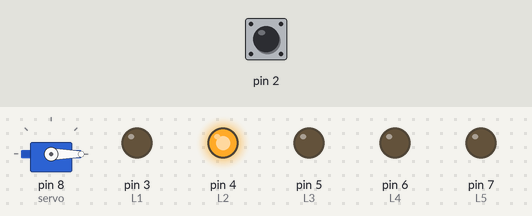
Bench run of a sketch on a simulated Arduino Uno, built with avr-gcc and run on an emulated ATmega328P. On the bench: servo, output pins drawn as LEDs (lit = HIGH). The inputs (shaded band) are chosen by the test bench; at power-on: pin 2 HIGH.

Above: at 1.2 s.
1.3 s: pin 2 pulsed LOW 2 times (0.12 s each, 0.3 s apart)
At 3.0 s:
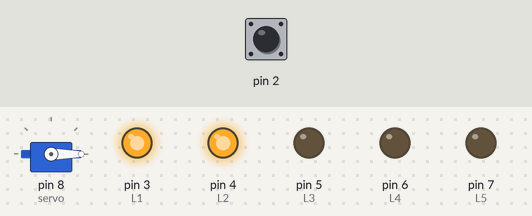
3.5 s: pin 2 pulsed LOW 5 times (0.12 s each, 0.3 s apart)
At 4.7 s:
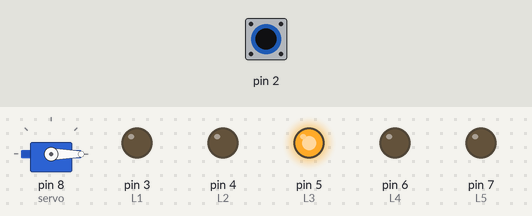
At 5.4 s:
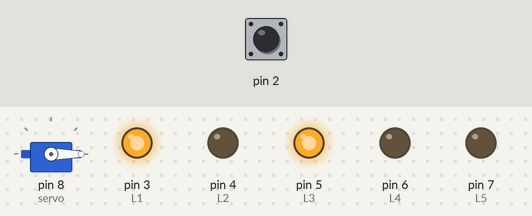
Timing chart, 0 to 6.9 s (numbered marks = the images above; inputs shaded):
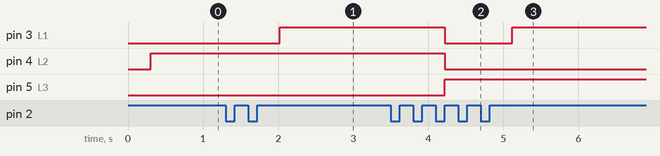

Measured:
- after the input at 1.3 s, pin 3 (L1): LOW → HIGH after 0.72 s
- after the input at 3.5 s, pin 3 (L1): HIGH → LOW after 0.72 s, → HIGH 0.90 s later; pin 4 (L2): HIGH → LOW after 0.72 s; pin 5 (L3): LOW → HIGH after 0.72 s

The sketch:

Skill_Issue.ino
```cpp
#include <Servo.h>

int buttonState = 0;
int count = 0;
int L1 = 3;
int L2 = 4;
int L3 = 5;
int L4 = 6;
int L5 = 7;
Servo servo;

void setup() {
  Serial.begin(9600);
  pinMode(2, INPUT);
  pinMode(L1, OUTPUT);
  pinMode(L2, OUTPUT);
  pinMode(L3, OUTPUT);
  pinMode(L4, OUTPUT);
  pinMode(L5, OUTPUT);

  servo.attach(8);
  servo.write(0);
}

void loop() {
  if (buttonState == digitalRead(2)) {
  return;
  }

  if (count == 31) {
  servo.write(180);
    count = 0;
  }
  else if (count == 0) {
  servo.write(0);
    count++;
  }

  buttonState = digitalRead(2);

  if (buttonState == HIGH) {
  count++;
  }
  delay(300);

  if ((count % 2) > 0) {
  digitalWrite(3, HIGH);
  } else {
    digitalWrite(3, LOW);
  }

  if ((count % 4) > 1) {
  digitalWrite(4, HIGH);
  } else {
    digitalWrite(4, LOW);
  }

  if ((count % 8) > 3) {
  digitalWrite(5, HIGH);
  } else {
    digitalWrite(5, LOW);
  }

  if ((count % 16) > 7) {
  digitalWrite(6, HIGH);
  } else {
    digitalWrite(6, LOW);
  }

  if ((count % 32) > 15) {
  digitalWrite(7, HIGH);
  } else {
    digitalWrite(7, LOW);
  }

}
```
